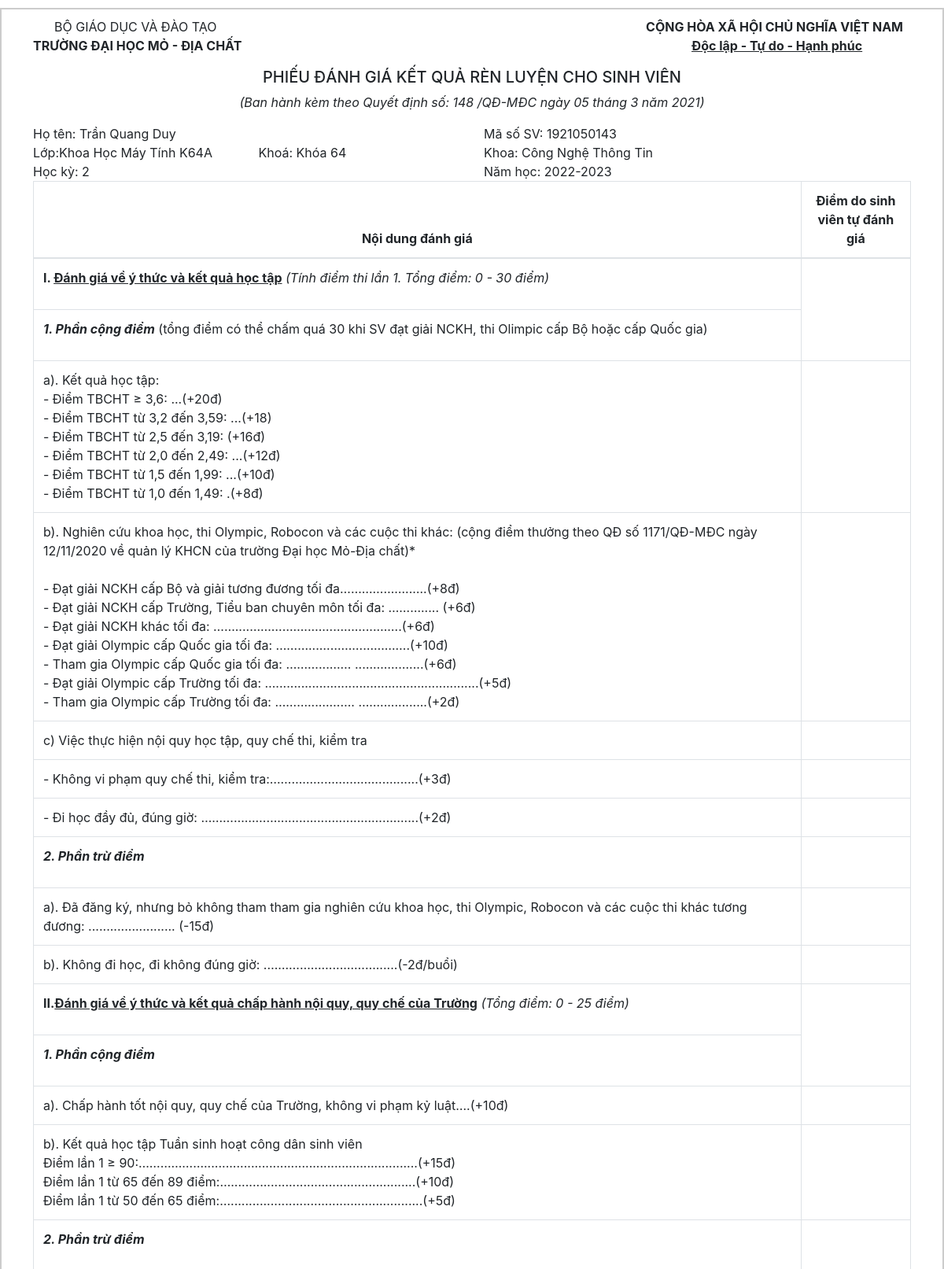
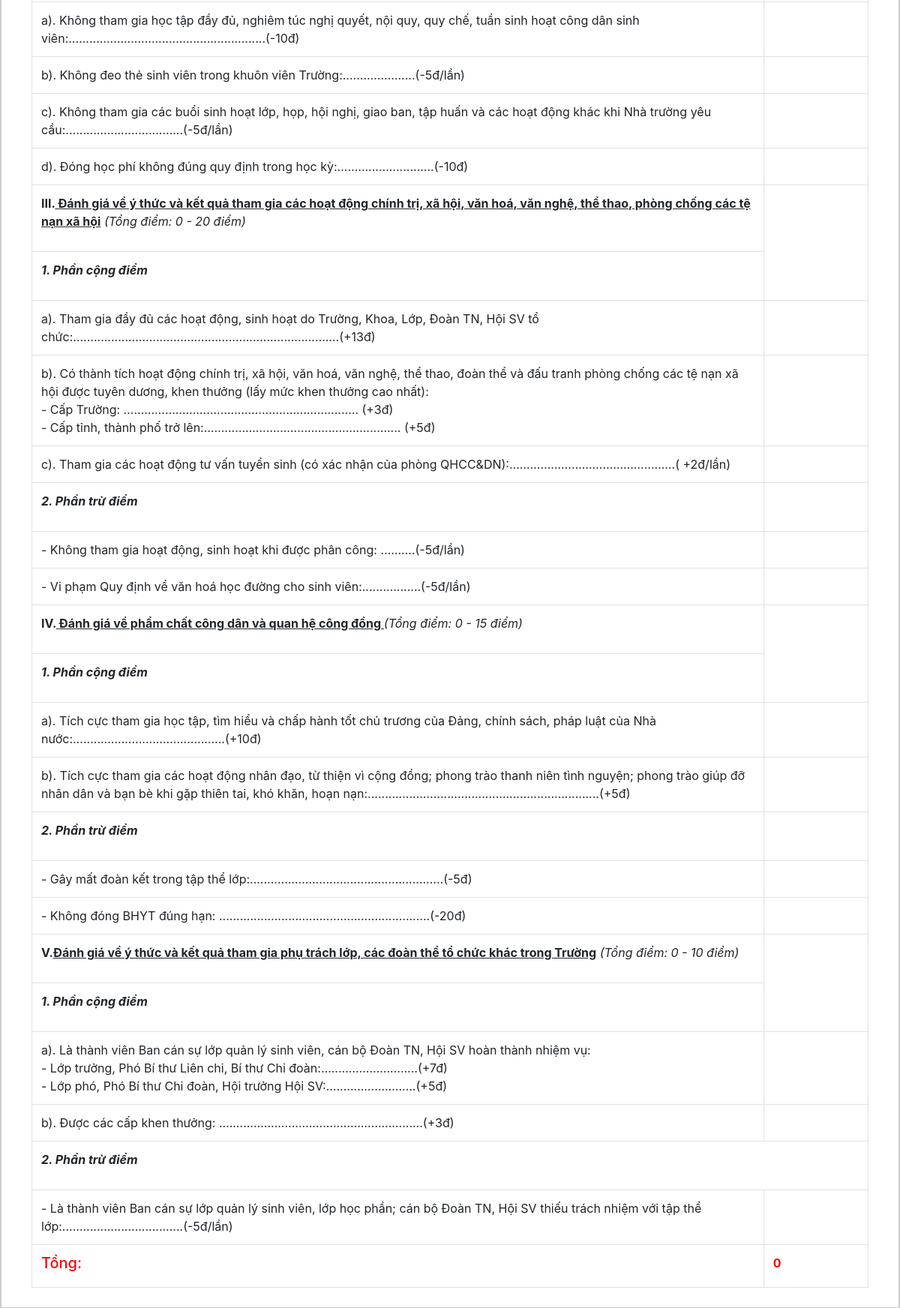
The app's page /student/demo.php?maHK=hk2-2022-2023 (signed in) with its own data (2 pictures, top to bottom).
### tables this page shows
CREATE TABLE `students` (
  `maSv` int(11) NOT NULL,
  `name` varchar(100) DEFAULT NULL,
  `maLop` varchar(30) DEFAULT NULL,
  `role_id` int(11) DEFAULT '4',
  `email` varchar(150) DEFAULT NULL,
  `password` varchar(50) DEFAULT '123456',
  `phone_number` varchar(15) DEFAULT NULL
);

CREATE TABLE `class` (
  `maLop` varchar(30) NOT NULL,
  `maGv` varchar(100) DEFAULT NULL,
  `class_name` varchar(100) DEFAULT NULL,
  `maKhoaHoc` int(11) DEFAULT NULL,
  `maKhoa` int(11) DEFAULT NULL
);

CREATE TABLE `course` (
  `maKhoaHoc` int(11) NOT NULL,
  `name` varchar(50) DEFAULT NULL,
  `start_year` varchar(10) DEFAULT NULL,
  `final_year` varchar(10) DEFAULT NULL
);

CREATE TABLE `department` (
  `maKhoa` int(11) NOT NULL,
  `name` varchar(100) DEFAULT NULL,
  `account` varchar(100) DEFAULT NULL,
  `password` varchar(30) DEFAULT NULL,
  `role_id` int(11) NOT NULL
);

CREATE TABLE `semester` (
  `maHK` varchar(30) NOT NULL,
  `name` varchar(80) DEFAULT NULL,
  `status` int(11) NOT NULL DEFAULT '0',
  `semester` varchar(15) NOT NULL,
  `year` varchar(20) NOT NULL
);

### student/demo.php (the view, shortened to what the rows shown need)
<?php
require_once('../db/dbhelper.php');
?>
<?php
    if(isset($_SESSION['user'])){
        $maSv = $_SESSION['user']['maSv'];
        if(isset($_GET['maHK'])){
            $maHK = $_GET['maHK'];
            $sqlHK = "select * from semester where maHK = '$maHK'";
            $hk = $connect->query($sqlHK);
            if($hk->num_rows > 0){
                $hkItem = $hk->fetch_assoc();
            }
            $sql = "SELECT students.*, class.class_name as class_name, course.name as course_name, department.name as department_name
            from students, class, course, department
            where students.maLop = class.maLop
            and class.maKhoaHoc = course.maKhoaHoc
            and class.maKhoa = department.maKhoa
            and students.maSv = '$maSv'";
            $result = $connect->query($sql);
            if($result->num_rows > 0){
                $row = $result->fetch_assoc();
            }
        }
    }
?>
<!DOCTYPE html>
<html lang="en">
<head>
    <link rel="stylesheet" href="https://cdnjs.cloudflare.com/ajax/libs/normalize/8.0.1/normalize.min.css" />
    <link rel="stylesheet" href="https://cdn.jsdelivr.net/npm/bootstrap-icons@1.8.1/font/bootstrap-icons.css">
    <link rel="stylesheet" href="https://cdn.jsdelivr.net/npm/bootstrap@4.6.1/dist/css/bootstrap.min.css">
</head>
<body>
    <div class="main grid wide">
        <div class="main__body">
            <div class="main__body-container">
            <div class="main__body_container-sub" style="display: block; border: 2px solid #ccc; padding: 10px 40px; margin-top: 10px">
                <div class="container__header">
                    <div class="container__header-info">
                        <div class="row">
                            <div class="col-lg-6">Họ tên: <?= $row['name']?></div>
                            <div class="col-lg-6">Mã số SV: <?=$maSv?></div>
                        </div>
                        <div class="row">
                            <div class="col-lg-3">Lớp:<?=$row['class_name']?></div>
                            <div class="col-lg-2">Khoá: <?=$row['course_name']?></div>
                            <div class="col-lg-1"></div>
                            <div class="col-lg-6">Khoa: <?=$row['department_name']?></div>
                        </div>
                        <div class="row">
                            <div class="col-lg-6">Học kỳ: <?=$hkItem['semester']?></div>
                            <div class="col-lg-6">Năm học: <?=$hkItem['year']?></div>
                        </div>
                    </div>
                </div>
                    <div class="container__content">
                        <table class="table table-bordered">
                            <thead>
                                <tr style="text-align:center">
                                    <th class="textCenter" style="width: 70%">Nội dung đánh giá</th>
                                    <th class="textCenter" style="width: 10%">Điểm do sinh viên tự đánh giá</th>
                                </tr>
                            </thead>
                        </table>
                    </div>
                </div>
            </div>
        </div>
    </div>
</body>
</html>

### records on screen
students: name "Trần Quang Duy", maLop.class_name "Khoa Học Máy Tính K64A", course.name "Khóa 64", department.name "Công Nghệ Thông Tin"
semester: semester "2", year "2022-2023"

### other values on screen
$maSv "1921050143"
$sum "0"
